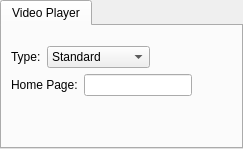
     <widget class="QWidget" name="page_videoPlayer">
      <layout class="QVBoxLayout" name="verticalLayout_9">
       <property name="leftMargin">
        <number>0</number>
       </property>
       <property name="topMargin">
        <number>0</number>
       </property>
       <property name="rightMargin">
        <number>0</number>
       </property>
       <property name="bottomMargin">
        <number>0</number>
       </property>
       <item>
        <widget class="QTabWidget" name="tabWidget_6">
         <property name="currentIndex">
          <number>0</number>
         </property>
         <widget class="QWidget" name="tab_13">
          <attribute name="title">
           <string>Video Player</string>
          </attribute>
          <layout class="QVBoxLayout" name="verticalLayout_19">
           <property name="topMargin">
            <number>20</number>
           </property>
           <item>
            <layout class="QHBoxLayout" name="horizontalLayout_8">
             <item>
              <widget class="QLabel" name="label_typeVideo">
               <property name="styleSheet">
                <string notr="true">QLabel {
	color: black;
}</string>
               </property>
               <property name="text">
                <string>Type:</string>
               </property>
              </widget>
             </item>
             <item>
              <widget class="QComboBox" name="comboBox_displayVideo">
               <property name="sizePolicy">
                <sizepolicy hsizetype="Minimum" vsizetype="Fixed">
                 <horstretch>0</horstretch>
                 <verstretch>0</verstretch>
                </sizepolicy>
               </property>
               <item>
                <property name="text">
                 <string>Standard</string>
                </property>
               </item>
               <item>
                <property name="text">
                 <string>Web Browser</string>
                </property>
               </item>
              </widget>
             </item>
             <item>
              <spacer name="horizontalSpacer_9">
               <property name="orientation">
                <enum>Qt::Horizontal</enum>
               </property>
               <property name="sizeHint" stdset="0">
                <size>
                 <width>40</width>
                 <height>20</height>
                </size>
               </property>
              </spacer>
             </item>
            </layout>
           </item>
           <item>
            <layout class="QHBoxLayout" name="horizontalLayout_19">
             <item>
              <widget class="QLabel" name="label_homePage">
               <property name="styleSheet">
                <string notr="true">QLabel {
	color: black;
}</string>
               </property>
               <property name="text">
                <string>Home Page:</string>
               </property>
              </widget>
             </item>
             <item>
              <widget class="QLineEdit" name="lineEdit_homePage"/>
             </item>
             <item>
              <spacer name="horizontalSpacer_19">
               <property name="orientation">
                <enum>Qt::Horizontal</enum>
               </property>
               <property name="sizeHint" stdset="0">
                <size>
                 <width>40</width>
                 <height>20</height>
                </size>
               </property>
              </spacer>
             </item>
            </layout>
           </item>
           <item>
            <spacer name="verticalSpacer_14">
             <property name="orientation">
              <enum>Qt::Vertical</enum>
             </property>
             <property name="sizeHint" stdset="0">
              <size>
               <width>20</width>
               <height>40</height>
              </size>
             </property>
            </spacer>
           </item>
          </layout>
         </widget>
        </widget>
       </item>
      </layout>
     </widget>
